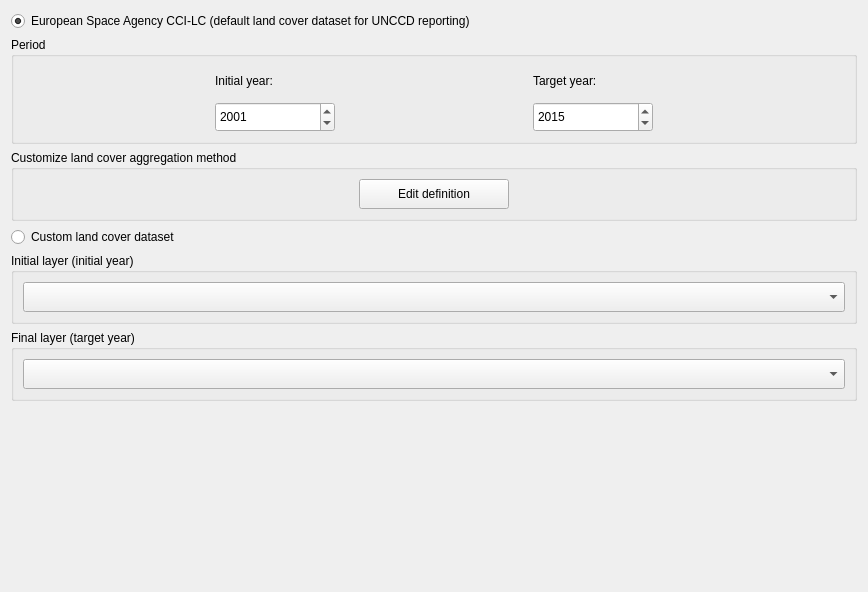
<?xml version="1.0" encoding="UTF-8"?>
<ui version="4.0">
 <class>WidgetLCSetup</class>
 <widget class="QWidget" name="WidgetLCSetup">
  <property name="geometry">
   <rect>
    <x>0</x>
    <y>0</y>
    <width>868</width>
    <height>592</height>
   </rect>
  </property>
  <property name="windowTitle">
   <string>Form</string>
  </property>
  <layout class="QVBoxLayout" name="verticalLayout">
   <item>
    <widget class="QRadioButton" name="use_esa">
     <property name="text">
      <string>European Space Agency CCI-LC (default land cover dataset for UNCCD reporting)</string>
     </property>
     <property name="checked">
      <bool>true</bool>
     </property>
    </widget>
   </item>
   <item>
    <widget class="QGroupBox" name="groupBox_esa_period">
     <property name="title">
      <string>Period</string>
     </property>
     <layout class="QGridLayout" name="gridLayout_8">
      <item row="1" column="1">
       <widget class="QDateEdit" name="use_esa_tg_year">
        <property name="sizePolicy">
         <sizepolicy hsizetype="Minimum" vsizetype="Minimum">
          <horstretch>0</horstretch>
          <verstretch>0</verstretch>
         </sizepolicy>
        </property>
        <property name="minimumSize">
         <size>
          <width>0</width>
          <height>30</height>
         </size>
        </property>
        <property name="maximumSize">
         <size>
          <width>120</width>
          <height>35</height>
         </size>
        </property>
        <property name="date">
         <date>
          <year>2015</year>
          <month>1</month>
          <day>1</day>
         </date>
        </property>
        <property name="minimumDateTime">
         <datetime>
          <hour>0</hour>
          <minute>0</minute>
          <second>0</second>
          <year>1992</year>
          <month>1</month>
          <day>1</day>
         </datetime>
        </property>
        <property name="maximumDate">
         <date>
          <year>2030</year>
          <month>12</month>
          <day>31</day>
         </date>
        </property>
        <property name="minimumDate">
         <date>
          <year>1992</year>
          <month>1</month>
          <day>1</day>
         </date>
        </property>
        <property name="displayFormat">
         <string notr="true">yyyy</string>
        </property>
       </widget>
      </item>
      <item row="0" column="0">
       <widget class="QLabel" name="label_10">
        <property name="minimumSize">
         <size>
          <width>0</width>
          <height>30</height>
         </size>
        </property>
        <property name="font">
         <font>
          <weight>50</weight>
          <bold>false</bold>
         </font>
        </property>
        <property name="text">
         <string>Initial year:</string>
        </property>
       </widget>
      </item>
      <item row="0" column="1">
       <widget class="QLabel" name="label_3">
        <property name="minimumSize">
         <size>
          <width>0</width>
          <height>30</height>
         </size>
        </property>
        <property name="text">
         <string>Target year:</string>
        </property>
       </widget>
      </item>
      <item row="1" column="0">
       <widget class="QDateEdit" name="use_esa_bl_year">
        <property name="sizePolicy">
         <sizepolicy hsizetype="Minimum" vsizetype="Minimum">
          <horstretch>0</horstretch>
          <verstretch>0</verstretch>
         </sizepolicy>
        </property>
        <property name="minimumSize">
         <size>
          <width>0</width>
          <height>30</height>
         </size>
        </property>
        <property name="maximumSize">
         <size>
          <width>120</width>
          <height>35</height>
         </size>
        </property>
        <property name="date">
         <date>
          <year>2001</year>
          <month>1</month>
          <day>1</day>
         </date>
        </property>
        <property name="maximumDate">
         <date>
          <year>2015</year>
          <month>12</month>
          <day>31</day>
         </date>
        </property>
        <property name="minimumDate">
         <date>
          <year>1992</year>
          <month>1</month>
          <day>1</day>
         </date>
        </property>
        <property name="displayFormat">
         <string notr="true">yyyy</string>
        </property>
       </widget>
      </item>
     </layout>
    </widget>
   </item>
   <item>
    <widget class="QGroupBox" name="groupBox_esa_agg">
     <property name="title">
      <string>Customize land cover aggregation method</string>
     </property>
     <property name="checkable">
      <bool>false</bool>
     </property>
     <property name="checked">
      <bool>false</bool>
     </property>
     <layout class="QGridLayout" name="gridLayout">
      <item row="1" column="0">
       <widget class="QPushButton" name="use_esa_agg_edit">
        <property name="enabled">
         <bool>true</bool>
        </property>
        <property name="sizePolicy">
         <sizepolicy hsizetype="Minimum" vsizetype="Minimum">
          <horstretch>0</horstretch>
          <verstretch>0</verstretch>
         </sizepolicy>
        </property>
        <property name="minimumSize">
         <size>
          <width>100</width>
          <height>30</height>
         </size>
        </property>
        <property name="maximumSize">
         <size>
          <width>150</width>
          <height>16777215</height>
         </size>
        </property>
        <property name="text">
         <string>Edit definition</string>
        </property>
        <property name="checkable">
         <bool>false</bool>
        </property>
       </widget>
      </item>
     </layout>
    </widget>
   </item>
   <item>
    <widget class="QRadioButton" name="use_custom">
     <property name="text">
      <string>Custom land cover dataset</string>
     </property>
    </widget>
   </item>
   <item>
    <widget class="QGroupBox" name="groupBox_custom_bl">
     <property name="enabled">
      <bool>true</bool>
     </property>
     <property name="title">
      <string>Initial layer (initial year)</string>
     </property>
     <layout class="QGridLayout" name="gridLayout_4">
      <item row="0" column="1">
       <widget class="WidgetDataIOSelectTELayerImport" name="use_custom_initial">
        <property name="enabled">
         <bool>true</bool>
        </property>
        <property name="sizePolicy">
         <sizepolicy hsizetype="Preferred" vsizetype="Minimum">
          <horstretch>0</horstretch>
          <verstretch>0</verstretch>
         </sizepolicy>
        </property>
        <property name="minimumSize">
         <size>
          <width>0</width>
          <height>30</height>
         </size>
        </property>
        <property name="layer_type" stdset="0">
         <string notr="true">Land cover (7 class)</string>
        </property>
       </widget>
      </item>
     </layout>
    </widget>
   </item>
   <item>
    <widget class="QGroupBox" name="groupBox_custom_tg">
     <property name="enabled">
      <bool>true</bool>
     </property>
     <property name="title">
      <string>Final layer (target year)</string>
     </property>
     <layout class="QGridLayout" name="gridLayout_6">
      <item row="0" column="1">
       <widget class="WidgetDataIOSelectTELayerImport" name="use_custom_final">
        <property name="enabled">
         <bool>true</bool>
        </property>
        <property name="sizePolicy">
         <sizepolicy hsizetype="Preferred" vsizetype="Minimum">
          <horstretch>0</horstretch>
          <verstretch>0</verstretch>
         </sizepolicy>
        </property>
        <property name="minimumSize">
         <size>
          <width>0</width>
          <height>30</height>
         </size>
        </property>
        <property name="layer_type" stdset="0">
         <string notr="true">Land cover (7 class)</string>
        </property>
       </widget>
      </item>
     </layout>
    </widget>
   </item>
   <item>
    <spacer name="verticalSpacer">
     <property name="orientation">
      <enum>Qt::Vertical</enum>
     </property>
     <property name="sizeType">
      <enum>QSizePolicy::Expanding</enum>
     </property>
     <property name="sizeHint" stdset="0">
      <size>
       <width>20</width>
       <height>40</height>
      </size>
     </property>
    </spacer>
   </item>
  </layout>
 </widget>
 <customwidgets>
  <customwidget>
   <class>WidgetDataIOSelectTELayerImport</class>
   <extends>QComboBox</extends>
   <header>MISLAND/data_io</header>
  </customwidget>
 </customwidgets>
 <resources/>
 <connections/>
</ui>
